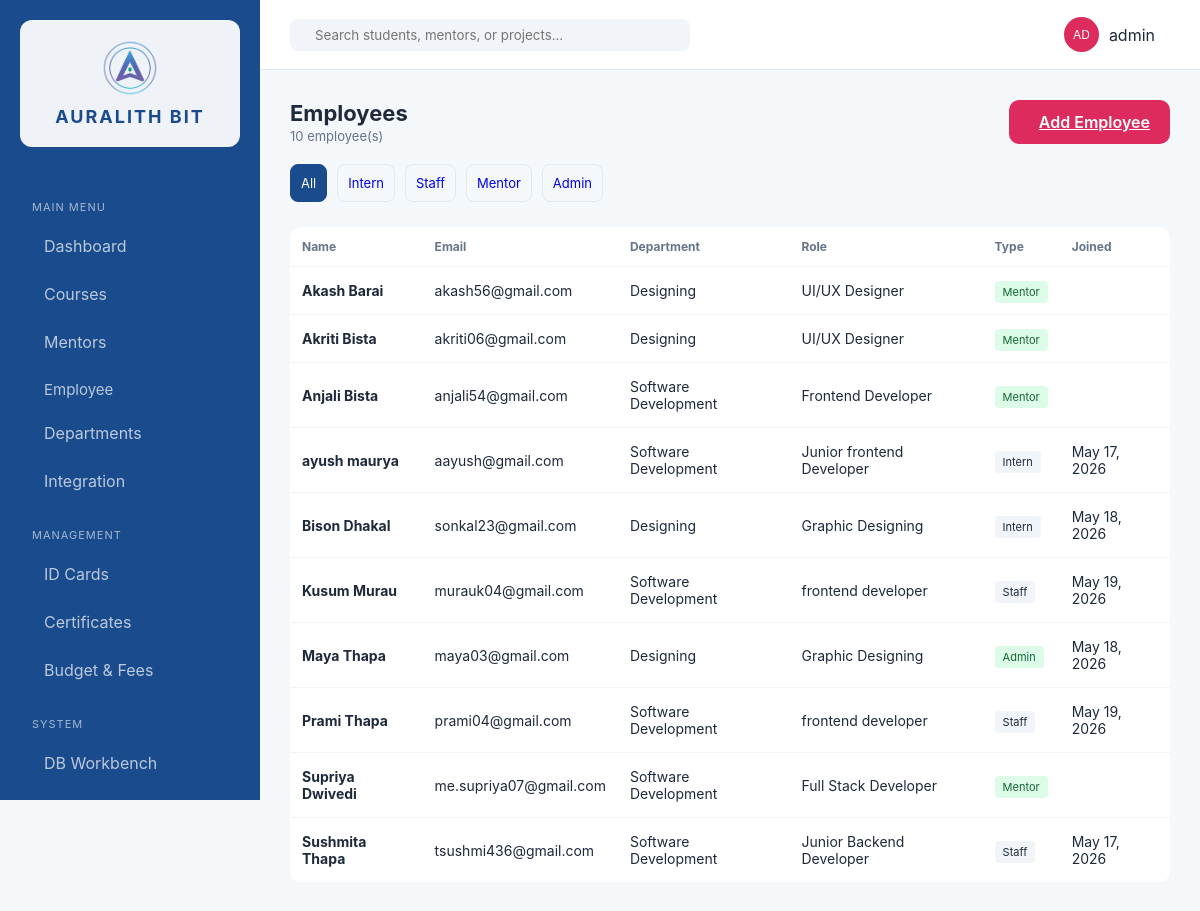
Screenshot of /employees/ (signed in) with the database file from the repository.
### erp_app/models.py (models this page shows, shortened)
class Mentor(models.Model):
    name = models.CharField(max_length=200)
    email = models.EmailField(unique=True)
    specialization = models.CharField(max_length=200)
    bio = models.TextField(blank=True)
    department = models.ForeignKey('Department', on_delete=models.SET_NULL, null=True, blank=True)
    joined_date = models.DateField(null=True, blank=True)
    class Meta:
        ordering = ['name']

class Department(models.Model):
    name = models.CharField(max_length=200, unique=True)
    description = models.TextField(blank=True)
    class Meta:
        ordering = ['name']

class Employee(models.Model):
    EMPLOYEE_TYPES = [
        ('intern', 'Intern'),
        ('staff', 'Staff'),
        ('mentor', 'Mentor'),
        ('admin', 'Admin'),
    ]
    name = models.CharField(max_length=200)
    email = models.EmailField(unique=True)
    department = models.ForeignKey(Department, on_delete=models.SET_NULL, null=True, blank=True)
    role = models.CharField(max_length=200, blank=True)
    employee_type = models.CharField(max_length=20, choices=EMPLOYEE_TYPES, default='staff')
    joined_date = models.DateField(default=datetime.date.today)
    class Meta:
        ordering = ['name']

### erp_app/views.py (the view)
# urls.py: path('employees/', views.employees, name='employees'),
@login_required
def employees(request):
    employee_type = request.GET.get('type', '')
    emp_list = list(Employee.objects.select_related('department').all())
    mentor_rows = [_MentorRow(m) for m in Mentor.objects.annotate(course_count=Count('course')).all()]
    if employee_type:
        if employee_type == 'mentor':
            combined = mentor_rows
        else:
            combined = [e for e in emp_list if e.employee_type == employee_type]
    else:
        combined = sorted(emp_list + mentor_rows, key=lambda e: e.name.lower())
    context = {
        'employees': combined,
        'types': Employee.EMPLOYEE_TYPES,
        'current_type': employee_type,
        'is_admin': has_role(request.user, SUPER_ADMIN, NORMAL_STAFF),
    }
    return render(request, 'erp_app/employees.html', context)

### erp_app/roles.py (called while the page is built)
def get_user_roles(user):
    if not user.is_authenticated:
        return []
    roles = set()
    if user.is_superuser:
        roles.add(SUPER_ADMIN)
    for group in user.groups.all():
        roles.add(group.name)
    if hasattr(user, 'student_profile') and user.student_profile:
        roles.add(STUDENT)
    return list(roles)

def has_role(user, *roles):
    user_roles = get_user_roles(user)
    return any(r in user_roles for r in roles)

### erp_app/views.py (called while the page is built)
    def get_employee_type_display(self):
        return 'Mentor'

### erp_app/templates/erp_app/employees.html (shortened to what this page needs)
{% extends 'erp_app/base.html' %}
{% block content %}
<header class="top-nav" style="position:static;padding:0 0 20px 0;border-bottom:none;height:auto;background:transparent;">
    <div class="header-info">
        <h1>Employees</h1>
        <p>{{ employees|length }} employee(s)</p>
    </div>
    {% if is_admin %}
    <a href="{% url 'admin:erp_app_employee_add' %}" class="btn-primary"> Add Employee</a>
    {% endif %}
</header>
<div style="display:flex;gap:10px;margin-bottom:25px;flex-wrap:wrap;">
    <a href="{% url 'employees' %}" class="btn-outline" style="text-decoration:none;{% if not current_type %}background:var(--auralith-blue);color:white;border-color:var(--auralith-blue);{% endif %}">All</a>
    {% for type_key, type_label in types %}
    <a href="{% url 'employees' %}?type={{ type_key }}" class="btn-outline" style="text-decoration:none;">{{ type_label }}</a>
    {% endfor %}
</div>
<div class="data-card" style="overflow-x:auto;padding:0;">
    <table>
        <thead>
            <tr>
                <th>Name</th>
                <th>Email</th>
                <th>Department</th>
                <th>Role</th>
                <th>Type</th>
                <th>Joined</th>
            </tr>
        </thead>
        <tbody>
            {% for emp in employees %}
            <tr>
                <td><strong>{{ emp.name }}</strong></td>
                <td>{{ emp.email }}</td>
                <td>{{ emp.department.name|default:"—" }}</td>
                <td>{{ emp.role|default:"—" }}</td>
                <td><span class="tag {% if emp.employee_type == 'mentor' or emp.employee_type == 'admin' %}live{% endif %}">{{ emp.get_employee_type_display }}</span></td>
                <td>{{ emp.joined_date|date:"M d, Y" }}</td>
            </tr>
            {% empty %}
            <tr><td colspan="6" style="text-align:center;color:#94a3b8;">No employees found.</td></tr>
            {% endfor %}
        </tbody>
    </table>
</div>
{% endblock %}

### erp_app/templates/erp_app/base.html (shortened to what this page needs)
<!DOCTYPE html>
{% load static %}
<html lang="en">
<head>
    <link rel="stylesheet" href="{% static 'erp_app/css/style.css' %}">
</head>
<body>
    <div class="app-container">
        <aside class="sidebar">
            <div class="brand">
                <img src="{% static 'erp_app/images/AURALITH_logo.png' %}" alt="Auralith Bit Logo" class="sidebar-logo" width="56" height="56">
                <h2>AURALITH BIT</h2>
            </div>
            <nav>
                <p class="nav-label">Main Menu</p>
                <a href="{% url 'dashboard' %}" {% if request.resolver_match.url_name == 'dashboard' %}class="active"{% endif %}> Dashboard</a>
                {% if is_any_staff or is_student or is_intern %}
                <a href="{% url 'courses' %}" {% if request.resolver_match.url_name == 'courses' %}class="active"{% endif %}> Courses</a>
                {% endif %}
                {% if is_teaching_staff or is_super_admin or is_intern or is_student %}
                <a href="{% url 'mentors' %}" {% if request.resolver_match.url_name == 'mentors' %}class="active"{% endif %}> Mentors</a>
                {% endif %}
                {% if is_any_staff or is_intern %}
                <div class="dropdown">
                    <button class="dropdown-btn">
                        <span> Employee</span>
                    </button>
                </div>
                {% endif %}
                {% if is_normal_staff or is_super_admin or is_teaching_staff %}
                <a href="{% url 'departments' %}" {% if request.resolver_match.url_name == 'departments' %}class="active"{% endif %}> Departments</a>
                {% endif %}
                {% if is_any_staff %}
                <a href="{% url 'integration' %}" {% if request.resolver_match.url_name == 'integration' %}class="active"{% endif %}> Integration</a>
                {% endif %}
                <p class="nav-label">Management</p>
                {% if is_normal_staff or is_super_admin or is_teaching_staff %}
                <a href="{% url 'id_generation' %}" {% if request.resolver_match.url_name == 'id_generation' %}class="active"{% endif %}> ID Cards</a>
                {% endif %}
                {% if is_any_staff or is_student or is_intern %}
                <a href="{% url 'certificates' %}" > Certificates</a>
                {% endif %}
                {% if is_normal_staff or is_super_admin or is_teaching_staff %}
                <a href="{% url 'budget_fees' %}" {% if request.resolver_match.url_name == 'budget_fees' %}class="active"{% endif %}> Budget & Fees</a>
                {% endif %}
                {% if is_super_admin %}
                <p class="nav-label">System</p>
                <a href="{% url 'workbench' %}" {% if request.resolver_match.url_name == 'workbench' %}class="active"{% endif %}> DB Workbench</a>
                {% endif %}
            </nav>
        </aside>
        <main class="workspace">
            <header class="top-nav">
                <form class="search-box" method="get" action="{% url 'search' %}" autocomplete="off">
                    <input type="text" name="q" id="globalSearch" placeholder="Search students, mentors, or projects..." value="{{ request.GET.q|default_if_none:'' }}" autocomplete="off">
                </form>
                <div class="user-profile" style="position:relative;display:flex;align-items:center;gap:10px;">
                    <div class="avatar">{{ user_initials }}</div>
                    <span>{{ request.user.get_full_name|default:request.user.username }}</span>
                </div>
            </header>
            <div class="content">
                {% block content %}{% endblock %}
            </div>
        </main>
    </div>
</body>
</html>

### erp_app/static/erp_app/css/style.css (style rules this page uses)
:root { --auralith-blue: #1A4B8D; --auralith-light: #F4F8FB; --accent: #DE2B5D; --text-dark: #1E293B; --text-muted: #64748B; --sidebar-w: 260px; --bg: #F4F8FB; --surface: #FFFFFF; --surface-alt: #FFFFFF; --panel-border: #E2E8F0; --topnav-bg: #FFFFFF; --search-bg: #F1F5F9; }
* { margin: 0; padding: 0; box-sizing: border-box; font-family: 'Inter', sans-serif; }
body { background: var(--bg); color: var(--text-dark); }
.app-container { display: flex; min-height: 100vh; }
.sidebar { width: var(--sidebar-w); background: var(--auralith-blue); color: white; padding: 20px; position: fixed; height: 100vh; overflow-y: auto; left: 0; top: 0; display: flex; flex-direction: column; }
nav { flex: 1; }
.nav-label { font-size: 11px; text-transform: uppercase; opacity: 0.5; margin: 20px 0 10px; }
nav a { display: flex; align-items: center; gap: 12px; color: rgba(255,255,255,0.7); text-decoration: none; padding: 12px; border-radius: 8px; margin-bottom: 4px; transition: 0.3s; }
.workspace { flex: 1; display: flex; flex-direction: column; margin-left: var(--sidebar-w); }
.top-nav { height: 70px; background: var(--topnav-bg); display: flex; justify-content: space-between; align-items: center; padding: 0 30px; border-bottom: 1px solid var(--panel-border); }
.search-box { display: flex; align-items: center; background: var(--search-bg); padding: 8px 15px; border-radius: 8px; width: 400px; }
.search-box input { border: none; background: transparent; outline: none; margin-left: 10px; width: 100%; }
.user-profile { display: flex; align-items: center; gap: 15px; }
.avatar { background: var(--accent); color: white; width: 35px; height: 35px; border-radius: 50%; display: flex; align-items: center; justify-content: center; font-size: 12px; }
.content { padding: 30px; animation: contentFadeIn 0.25s ease-out; }
.data-card { background: var(--surface); border-radius: 12px; padding: 20px; animation: cardFadeIn 0.35s ease-out both; }
table { width: 100%; border-collapse: collapse; }
th { text-align: left; padding: 12px; font-size: 12px; color: #64748B; border-bottom: 1px solid #F1F5F9; }
td { padding: 15px 12px; font-size: 14px; border-bottom: 1px solid #F1F5F9; }
tbody tr { animation: rowFadeIn 0.3s ease-out both; }
tbody tr:nth-child(1) { animation-delay: 0.02s; }
tbody tr:nth-child(2) { animation-delay: 0.04s; }
tbody tr:nth-child(3) { animation-delay: 0.06s; }
tbody tr:nth-child(4) { animation-delay: 0.08s; }
tbody tr:nth-child(5) { animation-delay: 0.10s; }
tbody tr:nth-child(6) { animation-delay: 0.12s; }
tbody tr:nth-child(7) { animation-delay: 0.14s; }
tbody tr:nth-child(8) { animation-delay: 0.16s; }
tbody tr:nth-child(9) { animation-delay: 0.18s; }
tbody tr:nth-child(10) { animation-delay: 0.20s; }
.tag { padding: 4px 8px; border-radius: 4px; font-size: 11px; background: #F1F5F9; }
.tag.live { background: #DCFCE7; color: #166534; }
.btn-outline { background: transparent; border: 1px solid #e2e8f0; padding: 10px; border-radius: 8px; cursor: pointer; font-size: 13px; transition: 0.3s; }
.btn-primary { background: var(--accent); color: white; border: none; padding: 12px 20px; border-radius: 10px; cursor: pointer; display: flex; align-items: center; gap: 10px; font-weight: 600; }
.nav-label { font-size: 11px; text-transform: uppercase; opacity: 0.6; margin: 25px 0 10px 12px; letter-spacing: 1px; }
.dropdown { width: 100%; }
.dropdown-btn { width: 100%; display: flex; align-items: center; justify-content: space-between; background: transparent; border: none; color: rgba(255,255,255,0.7); padding: 12px; border-radius: 8px; cursor: pointer; font-size: 15px; transition: 0.3s; }
.dropdown-btn span { display: flex; align-items: center; gap: 12px; }
.brand { display: flex; flex-direction: column; align-items: center; justify-content: center; gap: 10px; margin: 0 0 28px; padding: 20px 28px; background: rgba(255,255,255,0.93); border-radius: 12px; text-align: center; }
.sidebar-logo { width: 56px; height: auto; object-fit: contain; border-radius: 8px; }
.brand h2 { font-size: 18px; color: var(--auralith-blue); letter-spacing: 2px; white-space: nowrap; }
.header-info h1 { font-size: 22px; margin: 0; }
.header-info p { font-size: 13px; color: #64748B; margin: 2px 0 0; }

### rows the page displays
Mentor: name "Akash Barai", email "akash56@gmail.com", role "UI/UX Designer"
Department: department.name "Designing" "Designing"
Mentor: name "Akriti Bista", email "akriti06@gmail.com", role "UI/UX Designer"
Mentor: name "Anjali Bista", email "anjali54@gmail.com", role "Frontend Developer"
Department: department.name "Software Development" "Software Development"
Employee: name "ayush maurya", email "aayush@gmail.com", department.name "Software Development", role "Junior frontend Developer", employee_type "Intern", joined_date "May 17, 2026"
Employee: name "Bison Dhakal", email "sonkal23@gmail.com", department.name "Designing", role "Graphic Designing", employee_type "Intern", joined_date "May 18, 2026"
Employee: name "Kusum Murau", email "murauk04@gmail.com", department.name "Software Development", role "frontend developer", employee_type "Staff", joined_date "May 19, 2026"
Employee: name "Maya Thapa", email "maya03@gmail.com", department.name "Designing", role "Graphic Designing", employee_type "Admin", joined_date "May 18, 2026"
Employee: name "Prami Thapa", email "prami04@gmail.com", department.name "Software Development", role "frontend developer", employee_type "Staff", joined_date "May 19, 2026"
Mentor: name "Supriya Dwivedi", email "me.supriya07@gmail.com", role "Full Stack Developer"
Employee: name "Sushmita Thapa", email "tsushmi436@gmail.com", department.name "Software Development", role "Junior Backend Developer", employee_type "Staff", joined_date "May 17, 2026"

### other values shown
{{ user_initials }} "AD"
{{ request.user.get_full_name|default:request.user.username }} "admin"
{{ employees|length }} "10"
{{ type_label }} "Intern" "Staff" "Mentor" "Admin"
{{ emp.get_employee_type_display }} "Mentor" "Mentor" "Mentor" "Mentor"
